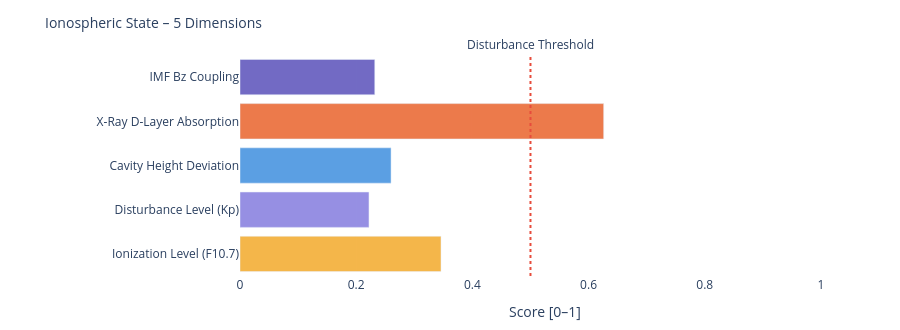

Notebook code cell kept with this figure:
### Markdown cell above
---
### 📐 Systemic Insight: Geometric Cavity vs. Real Schumann Resonance

**Relevant for:** Layer 6 = delta analysis &nbsp;|&nbsp; Layer 7 = feature vector / system interpretation

A cavity height change from 80 km to 70 km shifts the **idealized geometric frequencies** only minimally:

| Modus | Aktuell | Referenz | Δ |
|-------|---------|----------|---|
| SR-1 | 10.4762 Hz | 10.4599 Hz | +16 mHz |
| SR-2 | 18.1452 Hz | 18.1171 Hz | +28 mHz |
| SR-3 | 25.6612 Hz | 25.6215 Hz | +40 mHz |
| SR-4 | 33.1285 Hz | 33.0772 Hz | +51 mHz |

The geometric effect is limited because 10 km is very small compared to Earth's radius (~6371 km).

**Consequence:** Real Schumann deviations are likely driven more strongly by **conductivity, damping, day/night structure, lightning distribution and source geometry** than by pure cavity height.

---

**Layer 6 compares:**
```
geometric Δ from Layer 4  vs.  observed Δ from real Schumann measurement data
```

**Layer 7 Feature:**
```
If real Δ >> geometric Δ  →  non-geometric factors dominant
```

### Code cell
# ============================================================
# IONOSPHERIC STATE – Summary gauge
# Five dimensions: ionization, disturbance, cavity height, X-Ray, Bz coupling
# ============================================================

def norm(v, lo, hi):
    if v is None: return None
    return round(max(0.0, min(1.0, (v - lo) / (hi - lo))), 3)

# Ionization level (F10.7 → F2-Layer)
ioniz = norm(f107_val, 60, 250)

# Disturbance level (Kp → E/F-Layer irregularities)
disturb = norm(kp_val, 0, 9)

# Cavity height deviation from reference (80 km)
h_dev = norm(abs(h_eff - 80), 0, 20)

# X-Ray ionization (D-Layer absorption)
xray_ioniz = None
if xray_now is not None:
    xray_ioniz = norm(math.log10(max(xray_now, 1e-9)) + 9, 0, 5)

# Bz coupling (southward Bz → stronger magnetosphere-ionosphere coupling)
bz_coupling = norm(-(bz_now or 0), -5, 30) if bz_now is not None else None

dims = [
    ('Ionization Level (F10.7)',    ioniz,      '#F2A623'),
    ('Disturbance Level (Kp)',      disturb,    '#7F77DD'),
    ('Cavity Height Deviation',     h_dev,      '#378ADD'),
    ('X-Ray D-Layer Absorption',    xray_ioniz, '#E85D24'),
    ('IMF Bz Coupling',             bz_coupling,'#534AB7'),
]

fig = go.Figure()
for name, val, col in dims:
    if val is not None:
        h = int(val * 20)
        bar = '█' * h + '░' * (20 - h)
        label = f'{name}:  {bar}  {val:.3f}'
    else:
        label = f'{name}:  {"─" * 20}  n/a'
    fig.add_trace(go.Bar(
        x=[val if val is not None else 0],
        y=[name],
        orientation='h',
        marker_color=col, opacity=0.82,
        showlegend=False
    ))

fig.add_vline(x=0.5, line_dash='dot', line_color='#e74c3c',
              annotation_text='Disturbance Threshold', annotation_position='top')
fig.update_layout(
    title=dict(text='Ionospheric State – 5 Dimensions', font=dict(size=14)),
    xaxis=dict(title='Score [0–1]', range=[0, 1.05]),
    height=330, plot_bgcolor='rgba(0,0,0,0)', paper_bgcolor='rgba(0,0,0,0)',
    margin=dict(l=240, r=50, t=55, b=40)
)
fig.show()

print(f'\nIonospheric state:')
for name, val, _ in dims:
    print(f'  {name:<35} {val:.3f}' if val is not None else f'  {name:<35} n/a')

### Figure 1 — Plotly figure (JSON) as saved in the notebook; plotly's stock layout.template omitted (floating-point values rounded to 4 significant figures)
{"data": [{"marker": {"color": "#F2A623"}, "opacity": 0.82, "orientation": "h", "showlegend": false, "type": "bar", "x": [0.346], "y": ["Ionization Level (F10.7)"]}, {"marker": {"color": "#7F77DD"}, "opacity": 0.82, "orientation": "h", "showlegend": false, "type": "bar", "x": [0.222], "y": ["Disturbance Level (Kp)"]}, {"marker": {"color": "#378ADD"}, "opacity": 0.82, "orientation": "h", "showlegend": false, "type": "bar", "x": [0.26], "y": ["Cavity Height Deviation"]}, {"marker": {"color": "#E85D24"}, "opacity": 0.82, "orientation": "h", "showlegend": false, "type": "bar", "x": [0.626], "y": ["X-Ray D-Layer Absorption"]}, {"marker": {"color": "#534AB7"}, "opacity": 0.82, "orientation": "h", "showlegend": false, "type": "bar", "x": [0.232], "y": ["IMF Bz Coupling"]}], "layout": {"annotations": [{"showarrow": false, "text": "Disturbance Threshold", "x": 0.5, "xanchor": "center", "xref": "x", "y": 1, "yanchor": "bottom", "yref": "y domain"}], "height": 330, "margin": {"b": 40, "l": 240, "r": 50, "t": 55}, "paper_bgcolor": "rgba(0,0,0,0)", "plot_bgcolor": "rgba(0,0,0,0)", "shapes": [{"line": {"color": "#e74c3c", "dash": "dot"}, "type": "line", "x0": 0.5, "x1": 0.5, "xref": "x", "y0": 0, "y1": 1, "yref": "y domain"}], "title": {"font": {"size": 14}, "text": "Ionospheric State – 5 Dimensions"}, "xaxis": {"range": [0, 1.05], "title": {"text": "Score [0–1]"}}}}
